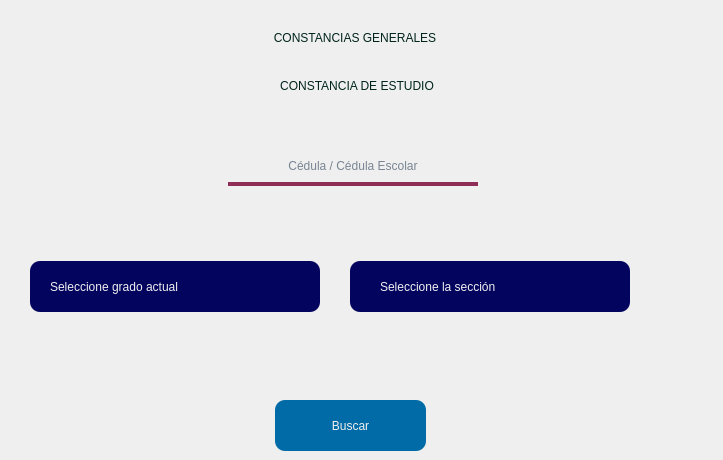
       <widget class="QWidget" name="ConsEst">
        <widget class="QLabel" name="Gen_Label">
         <property name="geometry">
          <rect>
           <x>0</x>
           <y>20</y>
           <width>710</width>
           <height>35</height>
          </rect>
         </property>
         <property name="styleSheet">
          <string notr="true">font: 28pt &quot;Arial Black&quot;;
color: #00241b;
</string>
         </property>
         <property name="text">
          <string>CONSTANCIAS GENERALES</string>
         </property>
         <property name="alignment">
          <set>Qt::AlignCenter</set>
         </property>
        </widget>
        <widget class="QComboBox" name="ComboSec">
         <property name="geometry">
          <rect>
           <x>350</x>
           <y>261</y>
           <width>280</width>
           <height>51</height>
          </rect>
         </property>
         <property name="styleSheet">
          <string notr="true">QComboBox { 
	border-radius: 10px;
	background: #03045e;
	padding-left: 25px;
	color: #F0F0F0;
	padding-left: 30px;
	font: 17pt &quot;Arial&quot;;
}

QComboBox QAbstractItemView{
	background-color: #3E6D9C;
	color: #F0F0F0;
 
	selection-background-color: #3E6D9C;
	selection-color: #3E6D9C;
	
	font: 45 bold 12pt &quot;URW Gothic [urw]&quot;;
	color: #F0F0F0;
}

QComboBox::drop-down {
	border: 0px;
}
</string>
         </property>
         <item>
          <property name="text">
           <string>Seleccione la sección</string>
          </property>
         </item>
        </widget>
        <widget class="QLabel" name="Est_Label">
         <property name="geometry">
          <rect>
           <x>0</x>
           <y>60</y>
           <width>714</width>
           <height>51</height>
          </rect>
         </property>
         <property name="styleSheet">
          <string notr="true">font: 18pt &quot;Arial Black&quot;;
color: #00241b;
</string>
         </property>
         <property name="text">
          <string>CONSTANCIA DE ESTUDIO</string>
         </property>
         <property name="alignment">
          <set>Qt::AlignCenter</set>
         </property>
        </widget>
        <widget class="QComboBox" name="ComboGrade">
         <property name="geometry">
          <rect>
           <x>30</x>
           <y>261</y>
           <width>290</width>
           <height>51</height>
          </rect>
         </property>
         <property name="styleSheet">
          <string notr="true">QComboBox { 
	border-radius: 10px;
	background: #03045e;
	padding-left: 25px;
	color: #F0F0F0;
	padding-left: 20px;
	font: 17pt &quot;Arial&quot;;
}

QComboBox QAbstractItemView{
	background-color: #3E6D9C;
	color: #F0F0F0;
 
	selection-background-color: #3E6D9C;
	selection-color: #3E6D9C;
	
	font: 45 bold 12pt &quot;URW Gothic [urw]&quot;;
	color: #F0F0F0;
}

QComboBox::drop-down {
	border: 0px;
}
</string>
         </property>
         <property name="editable">
          <bool>false</bool>
         </property>
         <property name="currentText">
          <string>Seleccione grado actual</string>
         </property>
         <property name="currentIndex">
          <number>0</number>
         </property>
         <property name="iconSize">
          <size>
           <width>16</width>
           <height>16</height>
          </size>
         </property>
         <property name="placeholderText">
          <string/>
         </property>
         <property name="frame">
          <bool>true</bool>
         </property>
         <item>
          <property name="text">
           <string>Seleccione grado actual</string>
          </property>
         </item>
        </widget>
        <widget class="QLineEdit" name="Ced_Search_EST">
         <property name="geometry">
          <rect>
           <x>228</x>
           <y>145</y>
           <width>250</width>
           <height>41</height>
          </rect>
         </property>
         <property name="styleSheet">
          <string notr="true">background-color: transparent;
color: #011936;
font: 15pt &quot;Arial&quot;;
border: 4px solid Transparent;
border-bottom-color: #8F2D56;</string>
         </property>
         <property name="text">
          <string/>
         </property>
         <property name="maxLength">
          <number>11</number>
         </property>
         <property name="alignment">
          <set>Qt::AlignCenter</set>
         </property>
         <property name="placeholderText">
          <string>Cédula / Cédula Escolar</string>
         </property>
        </widget>
        <widget class="QPushButton" name="SearchConstEst_Btn">
         <property name="geometry">
          <rect>
           <x>275</x>
           <y>400</y>
           <width>151</width>
           <height>51</height>
          </rect>
         </property>
         <property name="focusPolicy">
          <enum>Qt::NoFocus</enum>
         </property>
         <property name="styleSheet">
          <string notr="true">QPushButton#SearchConstEst_Btn{
background-color: #006BA6;
border-radius: 10px;
font: bold 15pt &quot;Arial&quot;;
color: #F0F0F0;
}

QPushButton#SearchConstEst_Btn:pressed{
background: #03045e;
}</string>
         </property>
         <property name="text">
          <string>Buscar</string>
         </property>
        </widget>
       </widget>
